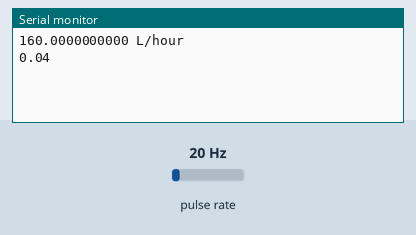
Simulated run of this sketch. Board: Arduino Uno, built with avr-gcc and run on an emulated ATmega328P. Parts: the last lines printed to the serial monitor. Wiring (inferred from the names in the program): pulse sensor: data pin 2. The inputs (shaded band) are chosen by the test bench; at power-on: pulse rate 20 Hz.

Above: at 1.2 s.
1.3 s: pulse rate (sensor on pin 2) set to 4 Hz
At 2.4 s:
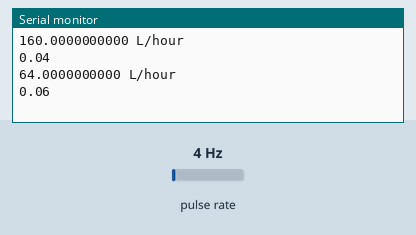
2.8 s: pulse rate (sensor on pin 2) set to 50 Hz
At 3.8 s:
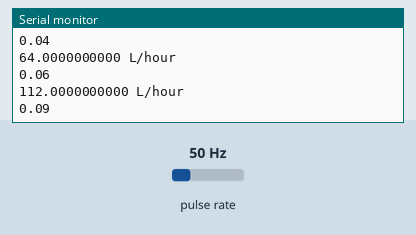
Timing chart, 0 to 5.8 s (numbered marks = the images above; inputs shaded):
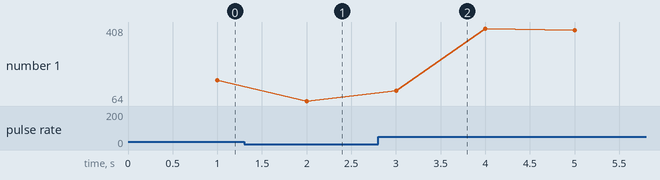

Measured:
- after the input at 1.3 s, the serial monitor: prints a new line after 0.70 s (image 1)
- after the input at 2.8 s, the serial monitor: prints a new line after 0.20 s (image 2)
- plotted number 1: 160 → 64 after the input at 1.3 s, 64 → 392 after the input at 2.8 s

The sketch:

Water_flow_sensor.ino
```cpp
volatile int flow_frequency; // Measures flow sensor pulses
float l_hour; // Calculated litres/hour
float flowsensor = 2; // Sensor Input
unsigned long currentTime;
unsigned long cloopTime;
 float total_litres = 0;


void flow () // Interrupt function
{
   flow_frequency++;
}
void setup()
{
   pinMode(flowsensor, INPUT);
   digitalWrite(flowsensor, HIGH); // Optional Internal Pull-Up
   Serial.begin(9600);
   attachInterrupt(0, flow, RISING); // Setup Interrupt
   sei(); // Enable interrupts
   currentTime = millis();
   cloopTime = currentTime;
}
void loop ()
{
   currentTime = millis();
   // Every second, calculate and print litres/hour
   if(currentTime >= (cloopTime + 1000))
   {
      cloopTime = currentTime; // Updates cloopTime
      // Pulse frequency (Hz) = 7.5Q, Q is flow rate in L/min.
      l_hour = (flow_frequency * 60 / 7.5); // (Pulse frequency x 60 min) / 7.5Q = flowrate in L/hour
      flow_frequency = 0; // Reset Counter
      Serial.print(l_hour,  DEC); // Print litres/hour
      Serial.println(" L/hour");
      total_litres = total_litres +  l_hour / 3600;
      Serial.println(total_litres, 2);
   }
}
```
